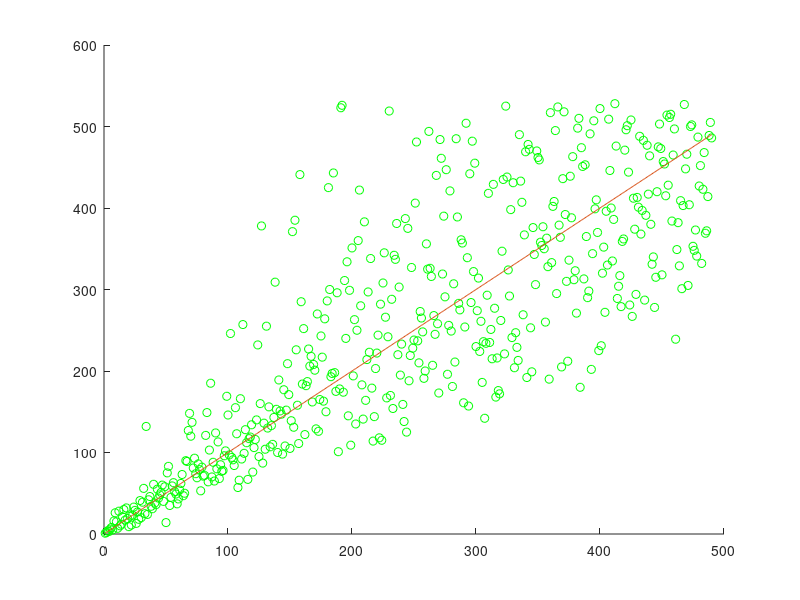

MATLAB code for this plot: (Note: this script raises an error after producing the figure.)
players = importdata('tennis_players_alphabetically_2017.txt');
matches = importdata('tennis_matches_2017.txt');
atplist = importdata('tennis_players_ranked_atp_2017.txt');

n = size(players,1);
G = zeros(n,n);
nmatches = size( matches, 1 );
for( i = 1:nmatches )
    winner = matches(i,1);
    loser  = matches(i,2);
    
    % brojimo osvojene setove
    G( winner, loser ) = G( winner, loser ) + matches(i,3);
    G( loser, winner ) = G( loser, winner ) + matches(i,4);
end;

eps = 10^(-10);
A = zeros(n,n);
for( j = 1:n )
    nj = sum(G(:,j));
    if( nj > 0 )
        A(:,j) = G(:,j) / nj;
    end;
end;


%%%%% Page Rank

alpha = 0.85;
S = 1/n * ones(n,n);
M = alpha * A + (1-alpha) * S;

x = rand(n,1);
x = x / sum(x);

max_it = 1000;
d = zeros(max_it);

nit = 1;
Mx = alpha * A * x + (1-alpha)/n * ones(n,1) * sum(x);
new_x = Mx / sum(Mx);
d(1) = norm(x - new_x);
while( d(nit) >= eps && nit <= max_it  )
    Mx = alpha * A * x + (1-alpha)/n * ones(n,1) * sum(x);
    new_x = Mx / sum(Mx);
    nit = nit + 1;
    d(nit) = norm( x - new_x );
    x = new_x;
end;

nit
[B,I] = sort(x,'descend');

y = zeros(n,1);
for( i = 1:n )
  for( j = 1:n )
    if( I(j) == atplist(i) )
      y(i) = j;
      break;
    end;
  end;
end;

PRsets = I;
figure(1);
newplot();
hold on
plot( y(1:490), 'o', 'color', 'g' ); % igraci iza 491. mjesta na ATP listi nemaju niti jednu pobjedu
plot( 1:490 );
corr( 1:490, y(1:490) )
corr( 1:100, y(1:100) )

PRsets_y = y;

%{

%%%%% Dirichlet Rank

mu = 10;
omega = zeros(n,1);
for( i = 1:n )
  omega(i) = mu / ( sum(G(i,:)) + mu );
end;
U = 1/n * ones(n,n);
M = diag(1-omega) * A + diag(omega) * U;

%}